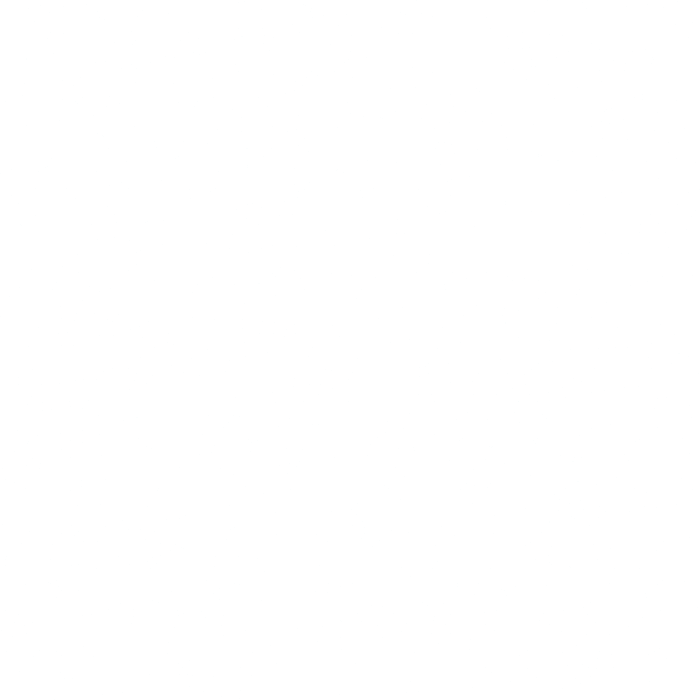
Frame 1 (no input)
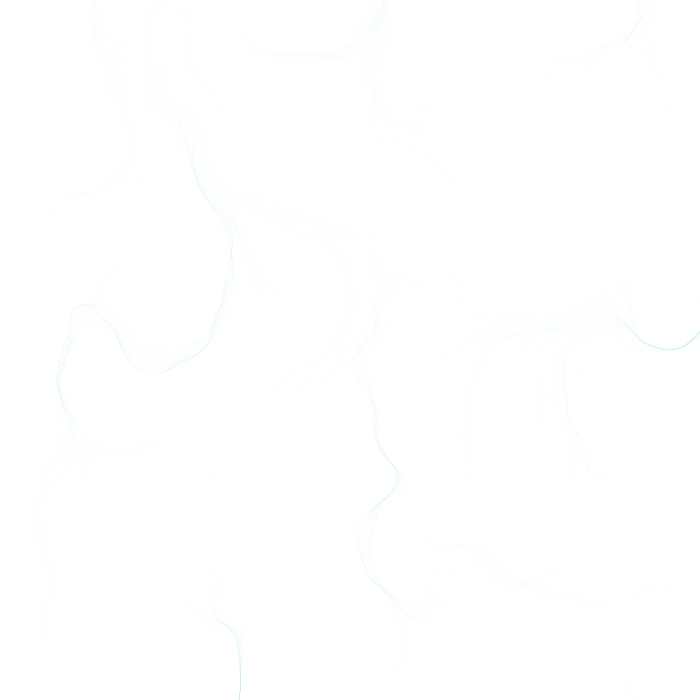
Frame 60 (the mouse pressed at the canvas centre just before this capture)
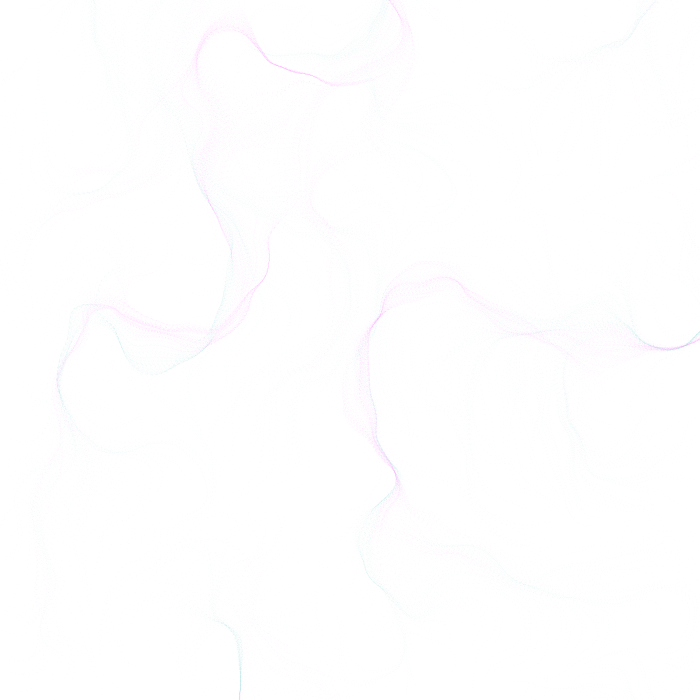
Frame 120 (the mouse held since frame 60 and released just before this capture)

The Processing sketch that drew these frames (run headless with seeded random() and noise(); from frame 60 on, the mouse is pressed at the canvas centre):

// Processing sketch: processing_170229
// ── processing_170229.pde

int n = 1000;
PVector[] loc = new PVector[n];
PVector[] vel = new PVector[n];
void setup(){
size(700, 700);
background(255);
fill(255, 50);
smooth();
stroke(100, 255);
for(int i = 0; i < n; i++) {
loc[i] = new PVector(random(0, 700), random(0, 700));
vel[i] = new PVector(0, 0);
}
}
float R1 = random(0, 255);
float R2 = random(0, 255);
float G1 = random(0, 255);
float G2 = random(0, 255);
float B1 = random(0, 255);
float B2 = random(0, 255);
float inc = .007;
void draw() {
for(int i = 0; i < n; i++) {
stroke(R1, G1, B1, 10);
point(loc[i].x, loc[i].y);
vel[i].x = 10*noise(200+loc[i].x*.007, 200+loc[i].y*.007, inc*2)*cos(4*PI*noise(loc[i].x*.007, loc[i].y*.007, inc*.5));
vel[i].y = 10*noise(200+loc[i].x*.007, 200+loc[i].y*.007, inc*2)*sin(4*PI*noise(loc[i].x*.007, loc[i].y*.007, inc*.5));
loc[i].add(vel[i]);
if(loc[i].x < 0 || loc[i].y < 0 || loc[i].x > 700 || loc[i].y > 700){
loc[i].x = random(0, 700);
loc[i].y = random(0, 700);
vel[i].x = 0;
vel[i].y = 0;
}
}
inc += .007;
}
void mousePressed(){
R1 = random(0, 255);
R2 = random(0, 255);
G1 = random(0, 255);
G2 = random(0, 255);
B1 = random(0, 255);
B2 = random(0, 255);
}
